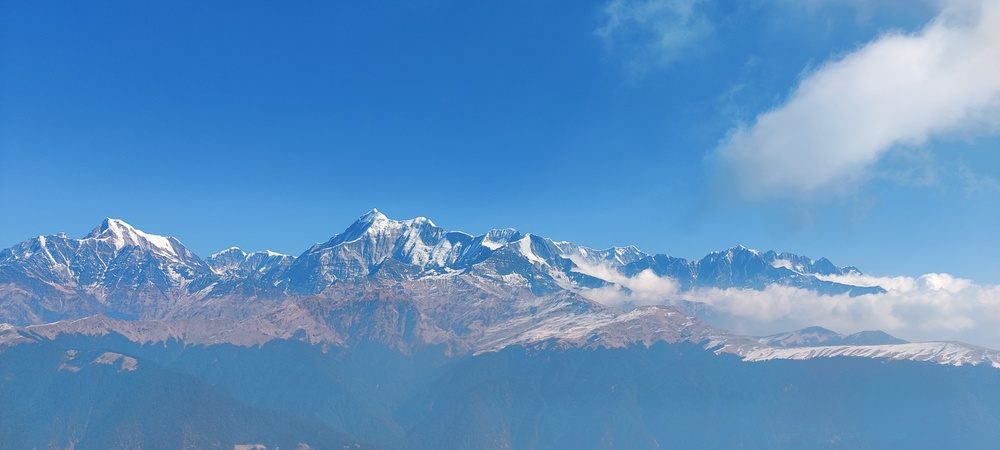
#> input picture 2_Getting_Setting_Color/IMG_20210119_111205.jpg, 1000 x 450 px, shrunk from 4000 x 1800 before the run
$ python opencv_getting_setting.py --image IMG_20210119_111205.jpg
#> lines starting #> are read from the running program, lines starting #| are printed output that depends on the picture; after the words box and inside, x2 and y2 are one past the last pixel; in counts of white or black regions, pixels touching at a corner belong together
# To Run
# python opencv_getting_setting.py --image input_file_name.png

# import the necessary packages
import argparse
import cv2

# construct the argument parser and parse the arguments
ap = argparse.ArgumentParser()
ap.add_argument("-i", "--image", type=str, help="path to the input image")
args = vars(ap.parse_args())

# load the image, grab its spatial dimensions (width and height),
# and then display the original image to our screen
image = cv2.imread(args["image"])
#> image is the input picture: shape (450, 1000, 3); mean B, G, R 193.7, 143.8, 92.2
(h, w) = image.shape[:2]
#> h = 450; w = 1000
cv2.imshow("Original", image)

# images are simply NumPy arrays -- with the origin (0, 0) located at
# the top-left of the image
(b, g, r) = image[0, 0]
#> b = 195; g = 109; r = 33
print("Pixel at (0, 0) - Red: {}, Green: {}, Blue: {}".format(r, g, b))
#| Pixel at (0, 0) - Red: 33, Green: 109, Blue: 195

# access the pixel located at x=50, y=20
(b, g, r) = image[20, 50]
#> b = 198; g = 112; r = 36
print("Pixel at (50, 20) - Red: {}, Green: {}, Blue: {}".format(r, g, b))
#| Pixel at (50, 20) - Red: 36, Green: 112, Blue: 198

# update the pixel at (50, 20) and set it to red
image[20, 50] = (0, 0, 255)
#> image: shape (450, 1000, 3); under 0.01% of pixels changed, all inside (x1, y1, x2, y2) = (50, 20, 51, 21)
(b, g, r) = image[20, 50]
#> b = 0; g = 0; r = 255
print("Pixel at (50, 20) - Red: {}, Green: {}, Blue: {}".format(r, g, b))
#| Pixel at (50, 20) - Red: 255, Green: 0, Blue: 0

# compute the center of the image, which is simply the width and height
# divided by two
(cX, cY) = (w // 2, h // 2)
#> cX = 500; cY = 225

# since we are using NumPy arrays, we can apply array slicing to grab
# large chunks/regions of interest from the image -- here we grab the
# top-left corner of the image
tl = image[0:cY, 0:cX]
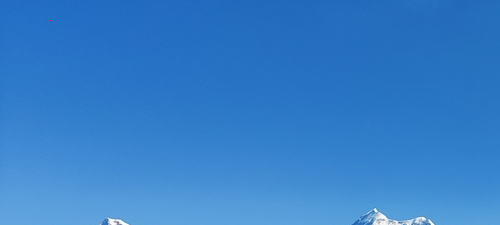
#> tl: shape (225, 500, 3); mean B, G, R 201.8, 126.6, 52.7
cv2.imshow("Top-Left Corner", tl)

# in a similar fashion, we can crop the top-right, bottom-right, and
# bottom-left corners of the image and then display them to our
# screen
tr = image[0:cY, cX:w]
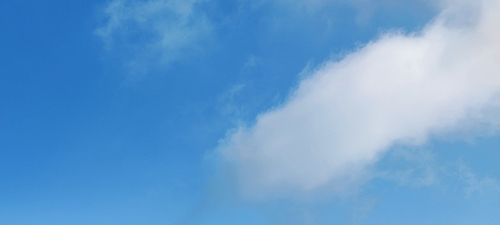
#> tr: shape (225, 500, 3); mean B, G, R 206.8, 157.2, 102.7
br = image[cY:h, cX:w]
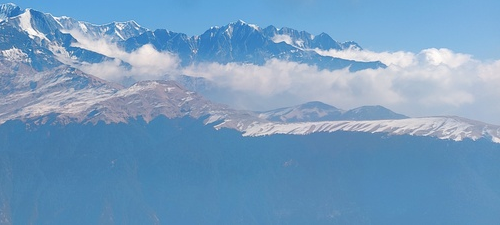
#> br: shape (225, 500, 3); mean B, G, R 191.3, 156.4, 117.7
bl = image[cY:h, 0:cX]
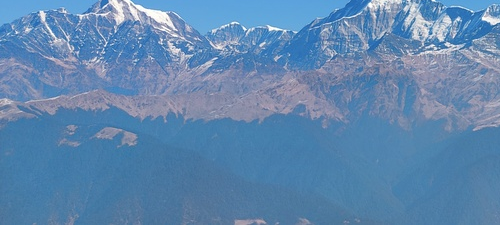
#> bl: shape (225, 500, 3); mean B, G, R 174.8, 134.9, 95.9
cv2.imshow("Top-Right Corner", tr)
cv2.imshow("Bottom-Right Corner", br)
cv2.imshow("Bottom-Left Corner", bl)

# set the top-left corner of the original image to be green
image[0:cY, 0:cX] = (0, 255, 0)
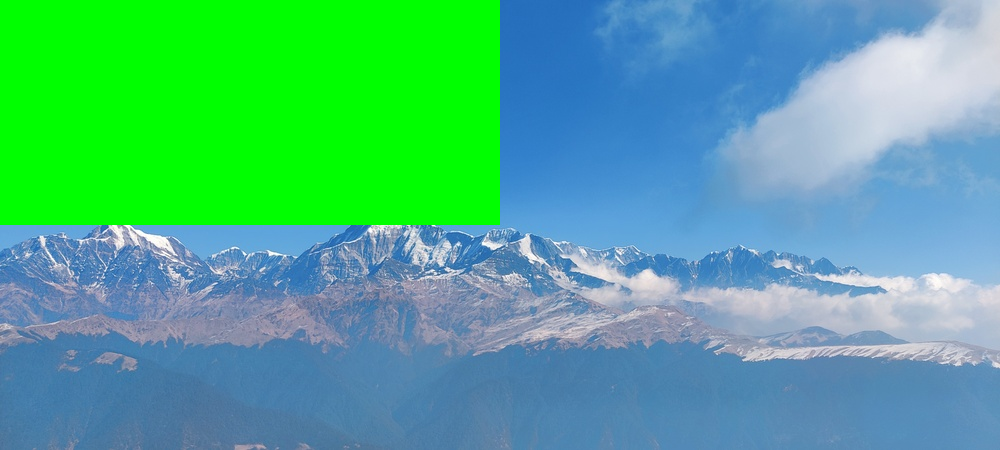
#> image: shape (450, 1000, 3); mean B, G, R 143.2, 175.9, 79.1

# Show our updated image
cv2.imshow("Updated", image)
cv2.waitKey(0)
